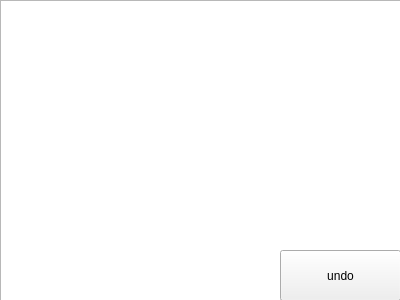
<?xml version="1.0" encoding="UTF-8"?>
<ui version="4.0">
 <class>Paint</class>
 <widget class="QWidget" name="Paint">
  <property name="geometry">
   <rect>
    <x>0</x>
    <y>0</y>
    <width>400</width>
    <height>300</height>
   </rect>
  </property>
  <property name="windowTitle">
   <string>Paint</string>
  </property>
  <widget class="QGraphicsView" name="graphicsView">
   <property name="geometry">
    <rect>
     <x>0</x>
     <y>0</y>
     <width>591</width>
     <height>351</height>
    </rect>
   </property>
  </widget>
  <widget class="QPushButton" name="pushButton">
   <property name="geometry">
    <rect>
     <x>280</x>
     <y>250</y>
     <width>121</width>
     <height>51</height>
    </rect>
   </property>
   <property name="text">
    <string>undo</string>
   </property>
  </widget>
 </widget>
 <layoutdefault spacing="6" margin="11"/>
 <resources/>
 <connections/>
</ui>
